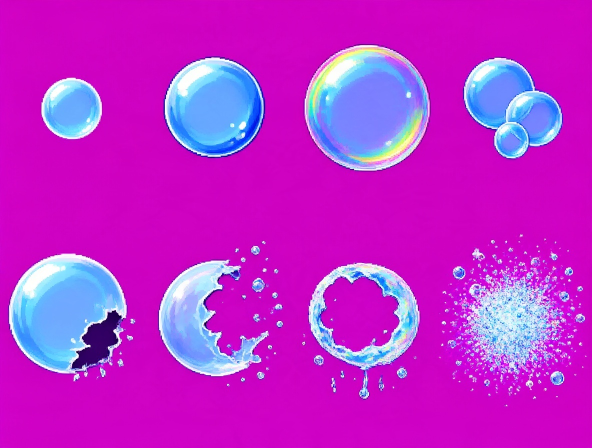
#> input picture arte-fonte/climas/Bolhas de sabao.jpg, 1184 x 896 px (shown at 1/2 size)
$ python build_bolhas.py '../arte-fonte/climas/Bolhas de sabao.jpg'
#> lines starting #> are read from the running program, lines starting #| are printed output that depends on the picture
### tools/build_ciber_fx.py
#!/usr/bin/env python3
"""Atlas de habilidades do CYBER-PSICOPATA v2 (arte nova do dono, nov/2026).

Fontes (arte-fonte/personagens/, fundo magenta):
  'Ciber v2 habilidades 1.jpg'  grade 4x2: tiro de canhao | bola de fogo |
      explosao | nuvem de poeira / erupcao | rastro azul | onda de choque | vapor
  'Ciber v2 habilidades 2.jpg'  solta: estrela | cratera | misseis | explosoes /
      laser | lanca-chamas | aura de fogo | glitch vermelho

Saidas:
  assets/abilities/cyber-psicopata.png      4x5 de 128 (1 linha por poder,
      4 quadros que ANIMAM; a coluna 0/1 e o icone da HUD/menu)
  assets/abilities/cyber-psicopata-hit.png  4x1 de 128: explosao de impacto

Uso: python3 tools/build_ciber_fx.py [--preview arq.png]
"""
import sys
from pathlib import Path

import numpy as np
from PIL import Image, ImageEnhance, ImageFilter
from scipy import ndimage

ROOT = Path(__file__).resolve().parents[1]
SRC = ROOT / 'arte-fonte/personagens'
S = 128


# [29 lines left out: function key_out, not called in this run]


def trim(im, pad=2):
    bbox = im.getchannel('A').point(lambda v: 255 if v > 20 else 0).getbbox()
    if not bbox:
        return im
    l, t, r, b = bbox
    return im.crop((max(0, l - pad), max(0, t - pad), min(im.width, r + pad), min(im.height, b + pad)))


# [11 lines left out: function biggest_blob, not called in this run]


def fit(im, box=S - 6, scale=1.0):
    k = min(box / im.width, box / im.height) * scale
    return im.resize((max(1, round(im.width * k)), max(1, round(im.height * k))), Image.LANCZOS)


def place(cell, im, cx=S / 2, cy=S / 2, alpha=1.0):
    if alpha < 1:
        im = im.copy()
        im.putalpha(im.getchannel('A').point(lambda v: int(v * alpha)))
    cell.alpha_composite(im, (int(round(cx - im.width / 2)), int(round(cy - im.height / 2))))


# [4 lines left out: function bright, not called in this run]


G1 = [(c * 296 + 8, r * 448 + 8, c * 296 + 288, r * 448 + 440) for r in range(2) for c in range(4)]
N1 = ['muzzle', 'fireball', 'explosion', 'dust', 'eruption', 'trail', 'shock', 'steam']
B2 = {
    'star': (0, 10, 295, 430), 'missiles': (590, 90, 875, 305), 'booms': (880, 20, 1184, 425),
    'laser': (0, 600, 295, 705), 'flame': (295, 470, 592, 800), 'aura': (592, 450, 885, 870), 'glitch': (885, 480, 1184, 850),
}


# [71 lines left out: functions load, build, not called in this run]


# [9 lines that do not run on import are left out]

### tools/build_bolhas.py
#!/usr/bin/env python3
"""Clima BOLHAS DE SABAO: atlas assets/weather/bubbles.png (4x2 de 96px).

Fonte: arte-fonte/climas/'Bolhas de sabao.jpg' (arte do dono, fundo magenta):
  linha 0: bolha pequena | media | arco-iris | cacho de 3
  linha 1: estouro 1 (rasgando) | 2 (meia lua) | 3 (anel) | 4 (gotinhas)
As bolhas sao TRANSLUCIDAS: a chave tira o magenta por 'unmix' (cor =
(pixel - fundo*(1-alpha))/alpha), entao o miolo fica azulado e transparente
em vez de roxo chapado.

Uso: python3 tools/build_bolhas.py [--preview arq.png]
"""
import sys
from pathlib import Path

import numpy as np
from PIL import Image

sys.path.insert(0, str(Path(__file__).resolve().parent))
from build_ciber_fx import fit, place, trim  # noqa: E402

ROOT = Path(__file__).resolve().parents[1]
SRC = ROOT / 'arte-fonte/climas/Bolhas de sabao.jpg'
OUT = ROOT / 'assets/weather/bubbles.png'
C = 96

BOXES = [
    (60, 130, 230, 300), (310, 90, 550, 330), (595, 75, 875, 350), (915, 100, 1140, 330),
    (5, 490, 285, 780), (300, 480, 590, 780), (595, 500, 865, 820), (870, 450, 1184, 820),
]


def key_bubble(crop, glass=False):
    a = np.array(crop.convert('RGB')).astype(float)
    edge = np.concatenate([a[:3].reshape(-1, 3), a[-3:].reshape(-1, 3), a[:, :3].reshape(-1, 3), a[:, -3:].reshape(-1, 3)])
    bg = np.median(edge, axis=0)
    d = np.sqrt(((a - bg) ** 2).sum(axis=2))
    # bolha: ate o miolo azul-lilas (perto do fundo) vira vidro semitransparente
    alpha = np.clip((d - 28) / 120.0, 0, 1)
    al3 = np.maximum(alpha[..., None], 1e-3)
    fg = np.clip((a - bg * (1 - al3)) / al3, 0, 255)
    # o que sobrou de magenta no vidro puxa pro azul-ciano
    r, g, b = fg[..., 0], fg[..., 1], fg[..., 2]
    spill = np.clip(np.minimum(r, b) - g, 0, None)
    fg[..., 0] = np.clip(r - spill * 0.55, 0, 255)
    alpha = np.where(d < 34, 0, alpha)
    if glass:
        # VIDRO: corpo azul fica ~35% opaco; brilho branco, borda clara e o
        # arco-iris (cor fora do azul) continuam fortes; buraco escuro some
        lum = 0.299 * fg[..., 0] + 0.587 * fg[..., 1] + 0.114 * fg[..., 2]
        mx = fg.max(axis=2); mn = fg.min(axis=2)
        sat = (mx - mn) / np.maximum(mx, 1)
        bluish = (fg[..., 2] > fg[..., 0] + 25) & (fg[..., 2] > fg[..., 1] + 5)
        keep = np.clip((lum - 165) / 60.0, 0, 1)
        k = np.where(bluish, 0.45 + 0.55 * keep, 0.55 + 0.45 * np.clip(sat * 1.5, 0, 1))
        alpha = alpha * k
        alpha = np.where(lum < 55, 0, alpha)
    out = np.dstack([fg, alpha * 255]).astype(np.uint8)
    return trim(Image.fromarray(out, 'RGBA'))


def build():
    im = Image.open(SRC).convert('RGB')
#> im is the input picture: PIL image 1184x896 RGB; mean R, G, B 190.8, 42.6, 205.2
    atlas = Image.new('RGBA', (C * 4, C * 2))
#> atlas: PIL image 384x192 RGBA; every value is 0
    for k, box in enumerate(BOXES):
        sp = key_bubble(im.crop(box), glass=k in (0, 1, 2, 3, 4, 5))
        cell = Image.new('RGBA', (C, C))
        place(cell, fit(sp, C - 4), cx=C / 2, cy=C / 2)
        atlas.alpha_composite(cell, ((k % 4) * C, (k // 4) * C))
#> this loop made 8 passes
#> bg in key_bubble on passes 1 to 8: [206, 1, 193], [206, 1, 193], [206, 1, 193], [206, 1, 194], [206, 1, 194], [205, 1, 194], [206, 1, 194], [206, 1, 194]
#> pass 1, in key_bubble, `a = np.array(crop.convert('RGB')).astype(float)`:
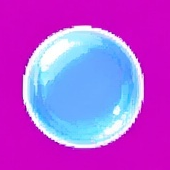
#> a: shape (170, 170, 3) float64; mean R, G, B 179.3, 83.5, 216.1
#> pass 1, in key_bubble, `d = np.sqrt(((a - bg) ** 2).sum(axis=2))`:
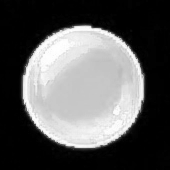
#> d: shape (170, 170) float64; min 1, max 266, mean 95.3; drawn with min black and max white
#> pass 1, in key_bubble, `alpha = np.clip((d - 28) / 120.0, 0, 1)`:
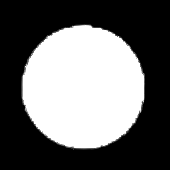
#> alpha: shape (170, 170) float64; min 0, max 1, mean 0.412
#> after the loop:
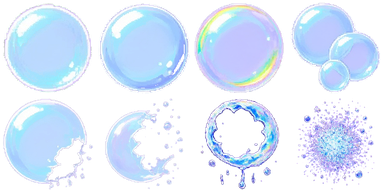
#> atlas: PIL image 384x192 RGBA; mean R, G, B, A 78.6, 100.8, 136.9, 77.2; transparent parts drawn white
#> after the loop:
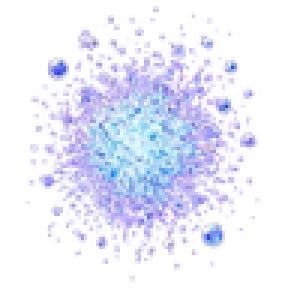
#> cell: PIL image 96x96 RGBA (shown 3 times larger); mean R, G, B, A 81.8, 80, 114.9, 67.3; transparent parts drawn white
#> after the loop:
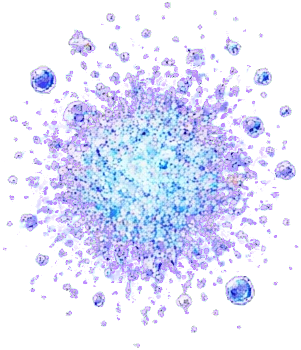
#> sp: PIL image 301x350 RGBA; mean R, G, B, A 119, 131.8, 222.1, 84.5; transparent parts drawn white
    OUT.parent.mkdir(parents=True, exist_ok=True)
    atlas.save(OUT, optimize=True)
    return atlas


if __name__ == '__main__':
    atlas = build()
    print('ok', OUT, atlas.size)
#| ok assets/weather/bubbles.png (384, 192)
    if '--preview' in sys.argv:
        dst = sys.argv[sys.argv.index('--preview') + 1]
        bg = Image.new('RGBA', atlas.size, (60, 70, 50, 255))
        for y in range(0, atlas.height, 16):
            for x in range(0, atlas.width, 16):
                if (x // 16 + y // 16) % 2:
                    bg.paste((90, 110, 140, 255), (x, y, x + 16, y + 16))
        bg.alpha_composite(atlas)
        bg.convert('RGB').resize((atlas.width * 2, atlas.height * 2), Image.NEAREST).save(dst)
